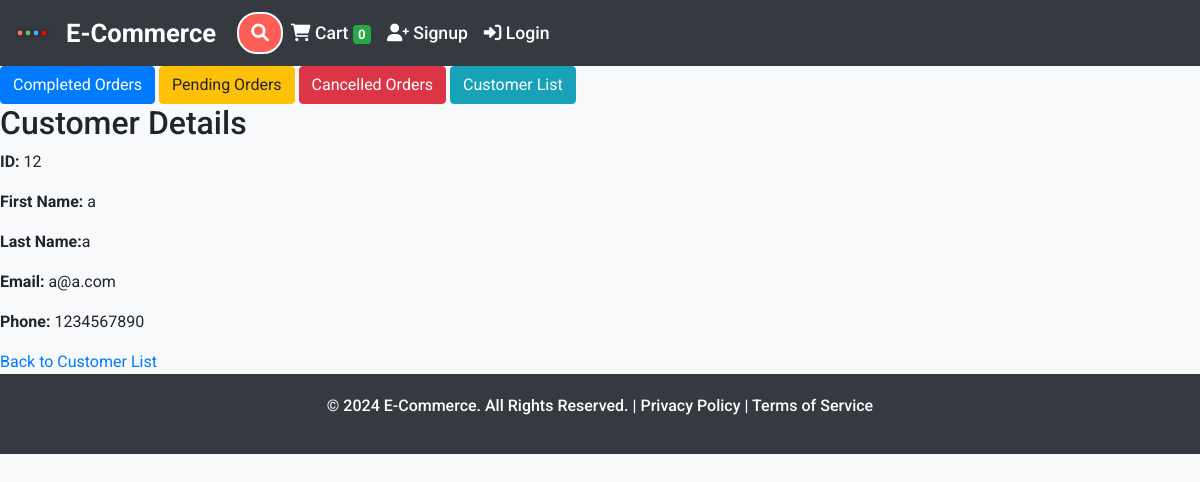
The app's page /customer/12/ with its own data.
### store/models/customer.py (models this page shows, shortened)
class Customer(models.Model):
    first_name = models.CharField(max_length=50)
    last_name = models.CharField (max_length=50)
    phone = models.CharField(max_length=10)
    email=models.EmailField()
    password = models.CharField(max_length=100)
    reward_points = models.IntegerField(default=0)
    wishlist = models.JSONField(default=list)

### store/views/backoffice.py (the view)
# urls.py: path('customer/<int:customer_id>/', CustomerDetail.as_view(), name='customer_details'),  # Corrected to point to CustomerDetail
class CustomerDetail(View):
    def get(self, request, customer_id):
        customer = self.get_customer_details(customer_id)
        return render(request, 'customer_detail.html', {'customer': customer})
    def get_customer_details(self, customer_id):
        try:
            return Customer.objects.get(id=customer_id)
        except Customer.DoesNotExist:
            return None

### store/templates/customer_detail.html
{% extends 'base.html' %}
{% block content %}
<div class="navigation">
    <a href="{% url 'completed_orders' %}" class="btn btn-primary">Completed Orders</a>
    <a href="{% url 'pending_orders' %}" class="btn btn-warning">Pending Orders</a>
    <a href="{% url 'cancelled_orders' %}" class="btn btn-danger">Cancelled Orders</a>
    <a href="{% url 'customer_list' %}" class="btn btn-info">Customer List</a>
</div>
<body>
    <h2>Customer Details</h2>
    {% if customer %}
        <p><strong>ID:</strong> {{ customer.id }}</p>
        <p><strong>First Name:</strong> {{ customer.first_name }}</p>
        <p><strong>Last Name:</strong>{{ customer.last_name }}</p>
        <p><strong>Email:</strong> {{ customer.email }}</p>
        <p><strong>Phone:</strong> {{ customer.phone }}</p>
    {% else %}
        <p>Customer not found.</p>
    {% endif %}
    <a href="{% url 'customer_list' %}">Back to Customer List</a>
</body>
{% endblock %}

### store/templates/base.html (style rules this page uses)
body { font-family: 'Roboto', sans-serif; background-color: #f8f9fa; color: #212529; }

### records on screen
Customer: id "12", first_name "a", last_name "a", email "a@a.com", phone "1234567890"

### other values on screen
{{ request.session.cart.keys|length }} "0"
